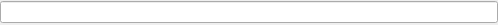
<?xml version="1.0" encoding="UTF-8"?>
<ui version="4.0">
 <class>filterWidget</class>
 <widget class="QWidget" name="filterWidget">
  <property name="geometry">
   <rect>
    <x>0</x>
    <y>0</y>
    <width>498</width>
    <height>25</height>
   </rect>
  </property>
  <property name="windowTitle">
   <string>Form</string>
  </property>
  <layout class="QHBoxLayout" name="horizontalLayout">
   <property name="spacing">
    <number>6</number>
   </property>
   <property name="margin">
    <number>0</number>
   </property>
   <item>
    <widget class="HintLineEdit" name="hintLine"/>
   </item>
  </layout>
 </widget>
 <customwidgets>
  <customwidget>
   <class>HintLineEdit</class>
   <extends>QLineEdit</extends>
   <header>../src/widgets/HintLineEdit.h</header>
  </customwidget>
 </customwidgets>
 <resources>
  <include location="../editor.qrc"/>
 </resources>
 <connections>
  <connection>
   <sender>hintLine</sender>
   <signal>textChanged(QString)</signal>
   <receiver>filterWidget</receiver>
   <slot>checkButton(QString)</slot>
   <hints>
    <hint type="sourcelabel">
     <x>339</x>
     <y>20</y>
    </hint>
    <hint type="destinationlabel">
     <x>352</x>
     <y>20</y>
    </hint>
   </hints>
  </connection>
 </connections>
 <slots>
  <signal>filterChanged(QString)</signal>
  <slot>reset()</slot>
  <slot>checkButton(QString)</slot>
 </slots>
</ui>
